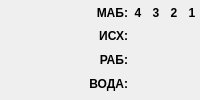
        <widget class="QFrame" name="frame_2">
         <property name="layoutDirection">
          <enum>Qt::LeftToRight</enum>
         </property>
         <property name="frameShape">
          <enum>QFrame::NoFrame</enum>
         </property>
         <property name="frameShadow">
          <enum>QFrame::Raised</enum>
         </property>
         <layout class="QGridLayout" name="gridLayout">
          <property name="leftMargin">
           <number>0</number>
          </property>
          <property name="topMargin">
           <number>0</number>
          </property>
          <property name="rightMargin">
           <number>0</number>
          </property>
          <property name="bottomMargin">
           <number>0</number>
          </property>
          <property name="spacing">
           <number>2</number>
          </property>
          <item row="2" column="1">
           <widget class="QPushButton" name="pushButton_LP_ST_MAB4_WORK">
            <property name="enabled">
             <bool>false</bool>
            </property>
            <property name="minimumSize">
             <size>
              <width>16</width>
              <height>16</height>
             </size>
            </property>
            <property name="maximumSize">
             <size>
              <width>16</width>
              <height>16</height>
             </size>
            </property>
            <property name="styleSheet">
             <string notr="true">QPushButton
{
	image:url(:/images/images/arrow_down_green_sq__.png);
	border:none;
}
QPushButton:pressed
{
	image:url(:/images/images/arrow_down_green_sq_.png);
	border:none;
}
QPushButton:checked
{
	image:url(:/images/images/arrow_down_green_sq_.png);
	border:none;
}</string>
            </property>
            <property name="text">
             <string/>
            </property>
            <property name="checkable">
             <bool>true</bool>
            </property>
           </widget>
          </item>
          <item row="3" column="3">
           <widget class="QPushButton" name="pushButton_LP_ST_MAB2_WATER">
            <property name="enabled">
             <bool>false</bool>
            </property>
            <property name="sizePolicy">
             <sizepolicy hsizetype="Fixed" vsizetype="Fixed">
              <horstretch>0</horstretch>
              <verstretch>0</verstretch>
             </sizepolicy>
            </property>
            <property name="minimumSize">
             <size>
              <width>16</width>
              <height>16</height>
             </size>
            </property>
            <property name="maximumSize">
             <size>
              <width>16</width>
              <height>16</height>
             </size>
            </property>
            <property name="styleSheet">
             <string notr="true">QPushButton
{
	image:url(:/images/images/water__.png);
	border:none;
}

QPushButton:checked
{
	image:url(:/images/images/water_.png);
	border:none;
}</string>
            </property>
            <property name="text">
             <string/>
            </property>
            <property name="checkable">
             <bool>true</bool>
            </property>
            <property name="flat">
             <bool>false</bool>
            </property>
           </widget>
          </item>
          <item row="2" column="4">
           <widget class="QPushButton" name="pushButton_LP_ST_MAB1_WORK">
            <property name="enabled">
             <bool>false</bool>
            </property>
            <property name="sizePolicy">
             <sizepolicy hsizetype="Fixed" vsizetype="Fixed">
              <horstretch>0</horstretch>
              <verstretch>0</verstretch>
             </sizepolicy>
            </property>
            <property name="minimumSize">
             <size>
              <width>16</width>
              <height>16</height>
             </size>
            </property>
            <property name="maximumSize">
             <size>
              <width>16</width>
              <height>16</height>
             </size>
            </property>
            <property name="styleSheet">
             <string notr="true">QPushButton
{
	image:url(:/images/images/arrow_down_green_sq__.png);
	border:none;
}
QPushButton:pressed
{
	image:url(:/images/images/arrow_down_green_sq_.png);
	border:none;
}
QPushButton:checked
{
	image:url(:/images/images/arrow_down_green_sq_.png);
	border:none;
}</string>
            </property>
            <property name="text">
             <string/>
            </property>
            <property name="checkable">
             <bool>true</bool>
            </property>
            <property name="flat">
             <bool>false</bool>
            </property>
           </widget>
          </item>
          <item row="1" column="0">
           <widget class="QLabel" name="label_18">
            <property name="font">
             <font>
              <weight>75</weight>
              <bold>true</bold>
             </font>
            </property>
            <property name="text">
             <string>ИСХ:</string>
            </property>
            <property name="alignment">
             <set>Qt::AlignRight|Qt::AlignTrailing|Qt::AlignVCenter</set>
            </property>
           </widget>
          </item>
          <item row="1" column="2">
           <widget class="QPushButton" name="pushButton_LP_ST_MAB3_BEG">
            <property name="enabled">
             <bool>false</bool>
            </property>
            <property name="sizePolicy">
             <sizepolicy hsizetype="Fixed" vsizetype="Fixed">
              <horstretch>0</horstretch>
              <verstretch>0</verstretch>
             </sizepolicy>
            </property>
            <property name="minimumSize">
             <size>
              <width>16</width>
              <height>16</height>
             </size>
            </property>
            <property name="maximumSize">
             <size>
              <width>16</width>
              <height>16</height>
             </size>
            </property>
            <property name="styleSheet">
             <string notr="true">QPushButton
{
	image:url(:/images/images/arrow_up_green_sq__.png);
	border:none;
}
QPushButton:pressed
{
	image:url(:/images/images/arrow_up_green_sq_.png);
	border:none;
}
QPushButton:checked
{
	image:url(:/images/images/arrow_up_green_sq_.png);
	border:none;
}</string>
            </property>
            <property name="text">
             <string/>
            </property>
            <property name="checkable">
             <bool>true</bool>
            </property>
            <property name="flat">
             <bool>false</bool>
            </property>
           </widget>
          </item>
          <item row="1" column="4">
           <widget class="QPushButton" name="pushButton_LP_ST_MAB1_BEG">
            <property name="enabled">
             <bool>false</bool>
            </property>
            <property name="sizePolicy">
             <sizepolicy hsizetype="Fixed" vsizetype="Fixed">
              <horstretch>0</horstretch>
              <verstretch>0</verstretch>
             </sizepolicy>
            </property>
            <property name="minimumSize">
             <size>
              <width>16</width>
              <height>16</height>
             </size>
            </property>
            <property name="maximumSize">
             <size>
              <width>16</width>
              <height>16</height>
             </size>
            </property>
            <property name="styleSheet">
             <string notr="true">QPushButton
{
	image:url(:/images/images/arrow_up_green_sq__.png);
	border:none;
}
QPushButton:pressed
{
	image:url(:/images/images/arrow_up_green_sq_.png);
	border:none;
}
QPushButton:checked
{
	image:url(:/images/images/arrow_up_green_sq_.png);
	border:none;
}</string>
            </property>
            <property name="text">
             <string/>
            </property>
            <property name="checkable">
             <bool>true</bool>
            </property>
            <property name="flat">
             <bool>false</bool>
            </property>
           </widget>
          </item>
          <item row="1" column="1">
           <widget class="QPushButton" name="pushButton_LP_ST_MAB4_BEG">
            <property name="enabled">
             <bool>false</bool>
            </property>
            <property name="minimumSize">
             <size>
              <width>16</width>
              <height>16</height>
             </size>
            </property>
            <property name="maximumSize">
             <size>
              <width>16</width>
              <height>16</height>
             </size>
            </property>
            <property name="styleSheet">
             <string notr="true">QPushButton
{
	image:url(:/images/images/arrow_up_green_sq__.png);
	border:none;
}
QPushButton:pressed
{
	image:url(:/images/images/arrow_up_green_sq_.png);
	border:none;
}
QPushButton:checked
{
	image:url(:/images/images/arrow_up_green_sq_.png);
	border:none;
}</string>
            </property>
            <property name="text">
             <string/>
            </property>
            <property name="checkable">
             <bool>true</bool>
            </property>
           </widget>
          </item>
          <item row="2" column="2">
           <widget class="QPushButton" name="pushButton_LP_ST_MAB3_WORK">
            <property name="enabled">
             <bool>false</bool>
            </property>
            <property name="sizePolicy">
             <sizepolicy hsizetype="Fixed" vsizetype="Fixed">
              <horstretch>0</horstretch>
              <verstretch>0</verstretch>
             </sizepolicy>
            </property>
            <property name="minimumSize">
             <size>
              <width>16</width>
              <height>16</height>
             </size>
            </property>
            <property name="maximumSize">
             <size>
              <width>16</width>
              <height>16</height>
             </size>
            </property>
            <property name="styleSheet">
             <string notr="true">QPushButton
{
	image:url(:/images/images/arrow_down_green_sq__.png);
	border:none;
}
QPushButton:pressed
{
	image:url(:/images/images/arrow_down_green_sq_.png);
	border:none;
}
QPushButton:checked
{
	image:url(:/images/images/arrow_down_green_sq_.png);
	border:none;
}</string>
            </property>
            <property name="text">
             <string/>
            </property>
            <property name="checkable">
             <bool>true</bool>
            </property>
            <property name="flat">
             <bool>false</bool>
            </property>
           </widget>
          </item>
          <item row="0" column="4">
           <widget class="QLabel" name="label_5">
            <property name="sizePolicy">
             <sizepolicy hsizetype="Preferred" vsizetype="Fixed">
              <horstretch>0</horstretch>
              <verstretch>0</verstretch>
             </sizepolicy>
            </property>
            <property name="font">
             <font>
              <weight>75</weight>
              <bold>true</bold>
             </font>
            </property>
            <property name="text">
             <string>1</string>
            </property>
            <property name="alignment">
             <set>Qt::AlignCenter</set>
            </property>
           </widget>
          </item>
          <item row="3" column="0">
           <widget class="QLabel" name="label_16">
            <property name="font">
             <font>
              <weight>75</weight>
              <bold>true</bold>
             </font>
            </property>
            <property name="text">
             <string>ВОДА:</string>
            </property>
            <property name="alignment">
             <set>Qt::AlignRight|Qt::AlignTrailing|Qt::AlignVCenter</set>
            </property>
           </widget>
          </item>
          <item row="0" column="2">
           <widget class="QLabel" name="label_3">
            <property name="sizePolicy">
             <sizepolicy hsizetype="Preferred" vsizetype="Fixed">
              <horstretch>0</horstretch>
              <verstretch>0</verstretch>
             </sizepolicy>
            </property>
            <property name="font">
             <font>
              <weight>75</weight>
              <bold>true</bold>
             </font>
            </property>
            <property name="text">
             <string>3</string>
            </property>
            <property name="alignment">
             <set>Qt::AlignCenter</set>
            </property>
           </widget>
          </item>
          <item row="1" column="3">
           <widget class="QPushButton" name="pushButton_LP_ST_MAB2_BEG">
            <property name="enabled">
             <bool>false</bool>
            </property>
            <property name="sizePolicy">
             <sizepolicy hsizetype="Fixed" vsizetype="Fixed">
              <horstretch>0</horstretch>
              <verstretch>0</verstretch>
             </sizepolicy>
            </property>
            <property name="minimumSize">
             <size>
              <width>16</width>
              <height>16</height>
             </size>
            </property>
            <property name="maximumSize">
             <size>
              <width>16</width>
              <height>16</height>
             </size>
            </property>
            <property name="styleSheet">
             <string notr="true">QPushButton
{
	image:url(:/images/images/arrow_up_green_sq__.png);
	border:none;
}
QPushButton:pressed
{
	image:url(:/images/images/arrow_up_green_sq_.png);
	border:none;
}
QPushButton:checked
{
	image:url(:/images/images/arrow_up_green_sq_.png);
	border:none;
}</string>
            </property>
            <property name="text">
             <string/>
            </property>
            <property name="checkable">
             <bool>true</bool>
            </property>
            <property name="flat">
             <bool>false</bool>
            </property>
           </widget>
          </item>
          <item row="3" column="1">
           <widget class="QPushButton" name="pushButton_LP_ST_MAB4_WATER">
            <property name="enabled">
             <bool>false</bool>
            </property>
            <property name="minimumSize">
             <size>
              <width>16</width>
              <height>16</height>
             </size>
            </property>
            <property name="maximumSize">
             <size>
              <width>16</width>
              <height>16</height>
             </size>
            </property>
            <property name="styleSheet">
             <string notr="true">QPushButton
{
	image:url(:/images/images/water__.png);
	border:none;
}

QPushButton:checked
{
	image:url(:/images/images/water_.png);
	border:none;
}</string>
            </property>
            <property name="text">
             <string/>
            </property>
            <property name="checkable">
             <bool>true</bool>
            </property>
           </widget>
          </item>
          <item row="0" column="0">
           <widget class="QLabel" name="label_8">
            <property name="sizePolicy">
             <sizepolicy hsizetype="Preferred" vsizetype="Fixed">
              <horstretch>0</horstretch>
              <verstretch>0</verstretch>
             </sizepolicy>
            </property>
            <property name="font">
             <font>
              <weight>75</weight>
              <bold>true</bold>
             </font>
            </property>
            <property name="text">
             <string>МАБ:</string>
            </property>
            <property name="alignment">
             <set>Qt::AlignRight|Qt::AlignTrailing|Qt::AlignVCenter</set>
            </property>
           </widget>
          </item>
          <item row="2" column="0">
           <widget class="QLabel" name="label_15">
            <property name="font">
             <font>
              <weight>75</weight>
              <bold>true</bold>
             </font>
            </property>
            <property name="text">
             <string>РАБ:</string>
            </property>
            <property name="alignment">
             <set>Qt::AlignRight|Qt::AlignTrailing|Qt::AlignVCenter</set>
            </property>
           </widget>
          </item>
          <item row="3" column="4">
           <widget class="QPushButton" name="pushButton_LP_ST_MAB1_WATER">
            <property name="enabled">
             <bool>false</bool>
            </property>
            <property name="sizePolicy">
             <sizepolicy hsizetype="Fixed" vsizetype="Fixed">
              <horstretch>0</horstretch>
              <verstretch>0</verstretch>
             </sizepolicy>
            </property>
            <property name="minimumSize">
             <size>
              <width>16</width>
              <height>16</height>
             </size>
            </property>
            <property name="maximumSize">
             <size>
              <width>16</width>
              <height>16</height>
             </size>
            </property>
            <property name="styleSheet">
             <string notr="true">QPushButton
{
	image:url(:/images/images/water__.png);
	border:none;
}

QPushButton:checked
{
	image:url(:/images/images/water_.png);
	border:none;
}</string>
            </property>
            <property name="text">
             <string/>
            </property>
            <property name="checkable">
             <bool>true</bool>
            </property>
            <property name="flat">
             <bool>false</bool>
            </property>
           </widget>
          </item>
          <item row="3" column="2">
           <widget class="QPushButton" name="pushButton_LP_ST_MAB3_WATER">
            <property name="enabled">
             <bool>false</bool>
            </property>
            <property name="sizePolicy">
             <sizepolicy hsizetype="Fixed" vsizetype="Fixed">
              <horstretch>0</horstretch>
              <verstretch>0</verstretch>
             </sizepolicy>
            </property>
            <property name="minimumSize">
             <size>
              <width>16</width>
              <height>16</height>
             </size>
            </property>
            <property name="maximumSize">
             <size>
              <width>16</width>
              <height>16</height>
             </size>
            </property>
            <property name="styleSheet">
             <string notr="true">QPushButton
{
	image:url(:/images/images/water__.png);
	border:none;
}

QPushButton:checked
{
	image:url(:/images/images/water_.png);
	border:none;
}</string>
            </property>
            <property name="text">
             <string/>
            </property>
            <property name="checkable">
             <bool>true</bool>
            </property>
            <property name="flat">
             <bool>false</bool>
            </property>
           </widget>
          </item>
          <item row="0" column="1">
           <widget class="QLabel" name="label_2">
            <property name="sizePolicy">
             <sizepolicy hsizetype="Preferred" vsizetype="Fixed">
              <horstretch>0</horstretch>
              <verstretch>0</verstretch>
             </sizepolicy>
            </property>
            <property name="font">
             <font>
              <weight>75</weight>
              <bold>true</bold>
             </font>
            </property>
            <property name="text">
             <string>4</string>
            </property>
            <property name="alignment">
             <set>Qt::AlignCenter</set>
            </property>
           </widget>
          </item>
          <item row="2" column="3">
           <widget class="QPushButton" name="pushButton_LP_ST_MAB2_WORK">
            <property name="enabled">
             <bool>false</bool>
            </property>
            <property name="sizePolicy">
             <sizepolicy hsizetype="Fixed" vsizetype="Fixed">
              <horstretch>0</horstretch>
              <verstretch>0</verstretch>
             </sizepolicy>
            </property>
            <property name="minimumSize">
             <size>
              <width>16</width>
              <height>16</height>
             </size>
            </property>
            <property name="maximumSize">
             <size>
              <width>16</width>
              <height>16</height>
             </size>
            </property>
            <property name="styleSheet">
             <string notr="true">QPushButton
{
	image:url(:/images/images/arrow_down_green_sq__.png);
	border:none;
}
QPushButton:pressed
{
	image:url(:/images/images/arrow_down_green_sq_.png);
	border:none;
}
QPushButton:checked
{
	image:url(:/images/images/arrow_down_green_sq_.png);
	border:none;
}</string>
            </property>
            <property name="text">
             <string/>
            </property>
            <property name="checkable">
             <bool>true</bool>
            </property>
            <property name="flat">
             <bool>false</bool>
            </property>
           </widget>
          </item>
          <item row="0" column="3">
           <widget class="QLabel" name="label_4">
            <property name="sizePolicy">
             <sizepolicy hsizetype="Preferred" vsizetype="Fixed">
              <horstretch>0</horstretch>
              <verstretch>0</verstretch>
             </sizepolicy>
            </property>
            <property name="font">
             <font>
              <weight>75</weight>
              <bold>true</bold>
             </font>
            </property>
            <property name="text">
             <string>2</string>
            </property>
            <property name="alignment">
             <set>Qt::AlignCenter</set>
            </property>
           </widget>
          </item>
         </layout>
        </widget>
